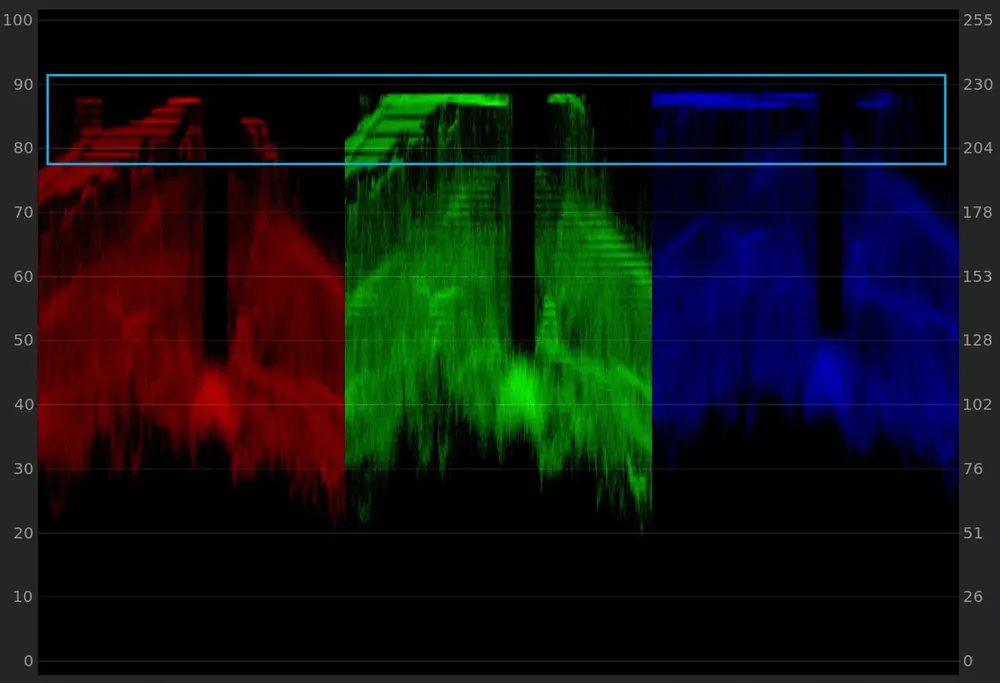
#> input picture app/templates/img/correcaogama.webp, 1000 x 683 px, shrunk from 1270 x 868 before the run
$ python -i Agucamento_de_Bordas.py   (imports and definitions only)   (older library calls are emulated)
#> lines starting #> are read from the running program, lines starting #| are printed output that depends on the picture
#> further down, picture is the input picture: shape (683, 1000, 3); mean B, G, R 17.6, 19.3, 16.2
import cv2


# Canny
def canny(img):
    # Converta a imagem para escala de cinza, se necessário
    if len(img.shape) >= 2:  # Verifica se a imagem é colorida
        img_gray = cv2.cvtColor(img, cv2.COLOR_BGR2GRAY)
    else:
        img_gray = img

    # Aplica o Canny
    bordas_canny = cv2.Canny(img_gray, threshold1=100, threshold2=200)
    bordas_canny_colorida = cv2.cvtColor(bordas_canny, cv2.COLOR_GRAY2BGR)
    img_canny = cv2.addWeighted(img, 1, bordas_canny_colorida, 0.5, 0)

    return img_canny

# filtro Laplaciano(aguçamento) + filtro gaussiano (suavização)
def laplacian_gaussian(img):
    img = cv2.GaussianBlur(img, (3, 1), cv2.CV_64F)  # Pode ajustar o tamanho do kernel (5, 5) conforme necessário

    # Aplica o filtro Laplaciano em cada canal de cor separadamente
    laplaciano_r = cv2.Laplacian(img[:, :, 0], cv2.CV_64F)
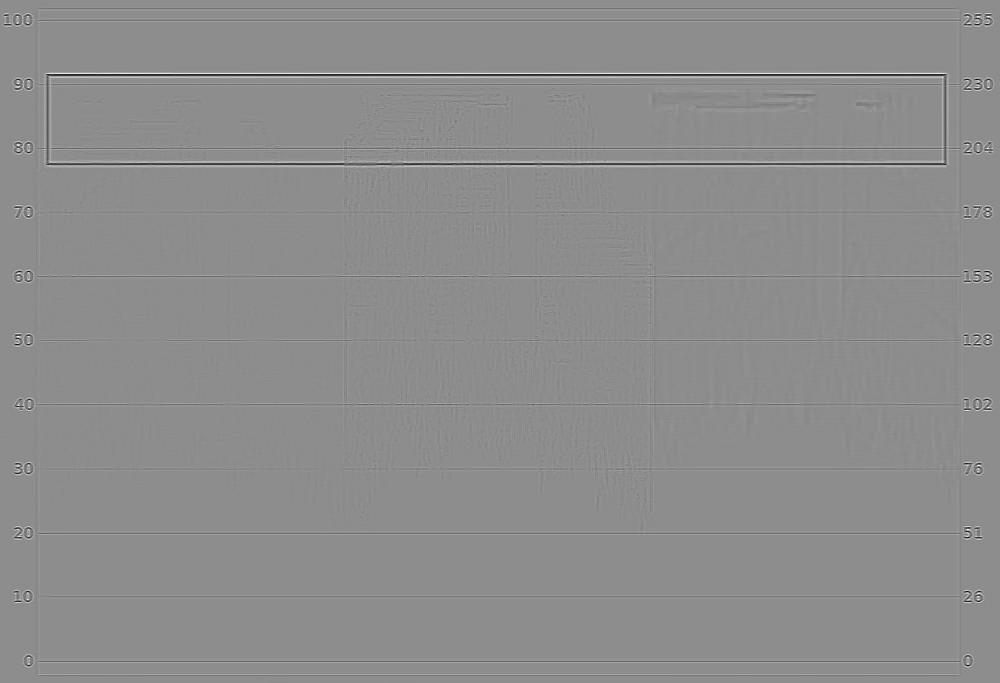
#> laplaciano_r: shape (683, 1000) float64; min -210, max 169, mean 0; drawn with min black and max white
    laplaciano_g = cv2.Laplacian(img[:, :, 1], cv2.CV_64F)
    laplaciano_b = cv2.Laplacian(img[:, :, 2], cv2.CV_64F)

    # Convertendo para o tipo de dado uint8 e combinando os canais
    laplaciano_r_uint8 = cv2.convertScaleAbs(laplaciano_r)
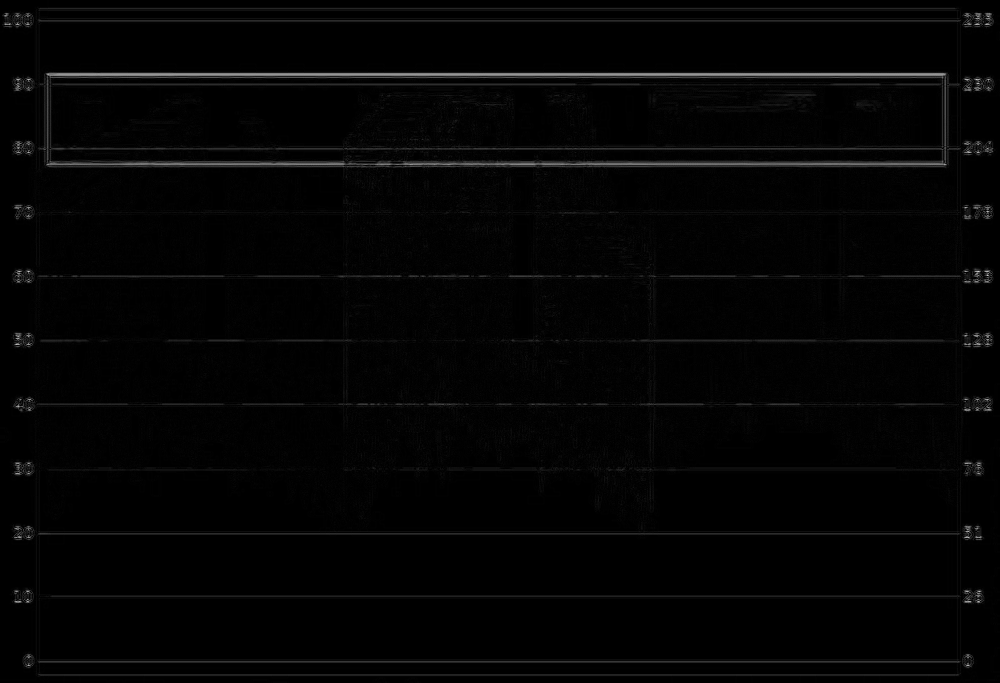
#> laplaciano_r_uint8: shape (683, 1000); min 0, max 210, mean 4.1
    laplaciano_g_uint8 = cv2.convertScaleAbs(laplaciano_g)
    laplaciano_b_uint8 = cv2.convertScaleAbs(laplaciano_b)

    # Combinando os canais para formar a imagem colorida final
    laplaciano_colorida = cv2.merge((laplaciano_r_uint8, laplaciano_g_uint8, laplaciano_b_uint8))

    # Converter img para uint8, se necessário
#> (the run stopped early here; a loop or call above may not have finished)

$ run again, on app/templates/img/fundo_espacial.jpg
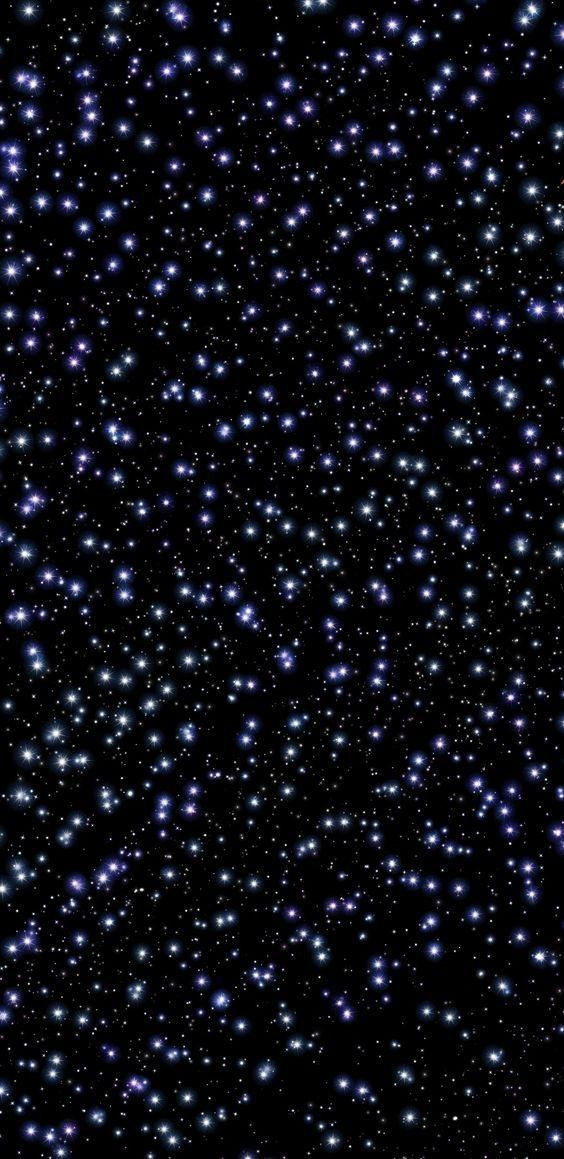
#> input picture app/templates/img/fundo_espacial.jpg, 564 x 1159 px
#> picture is the input picture: shape (1159, 564, 3); mean B, G, R 22.6, 15.4, 14.5
#> in laplacian_gaussian, `laplaciano_r = cv2.Laplacian(img[:, :, 0], cv2.CV_64F)`:
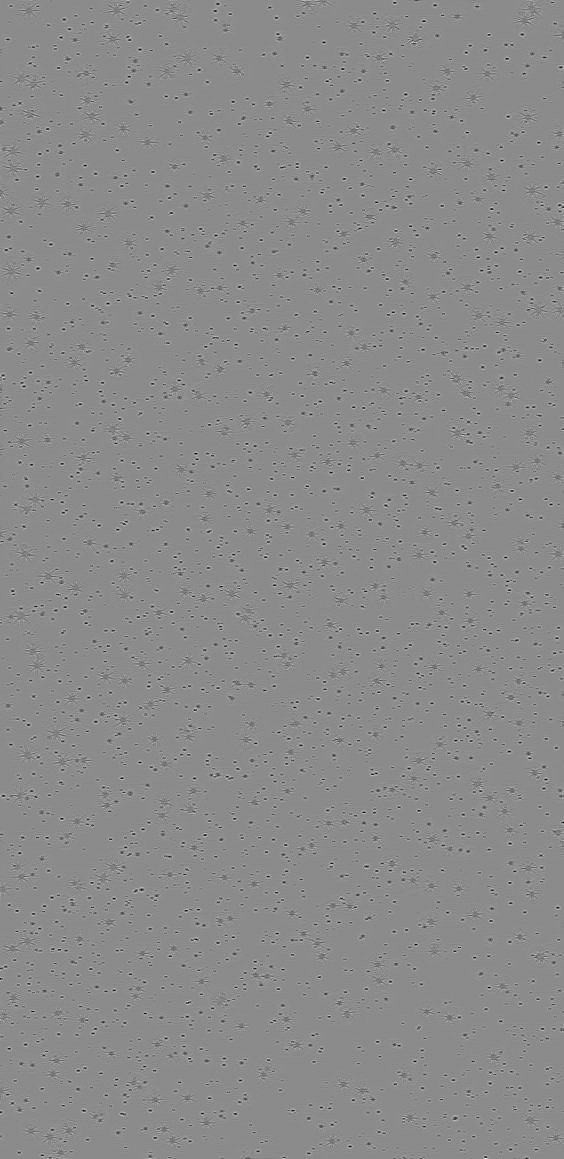
#> laplaciano_r: shape (1159, 564) float64; min -292, max 242, mean 0; drawn with min black and max white
#> in laplacian_gaussian, `laplaciano_r_uint8 = cv2.convertScaleAbs(laplaciano_r)`:
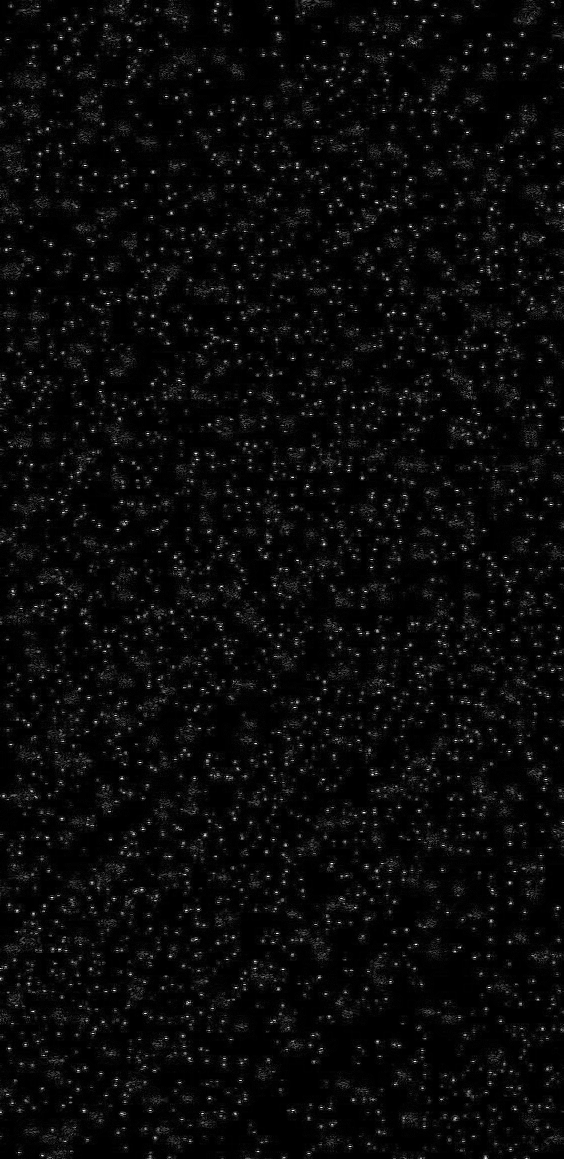
#> laplaciano_r_uint8: shape (1159, 564); min 0, max 255, mean 9.4
